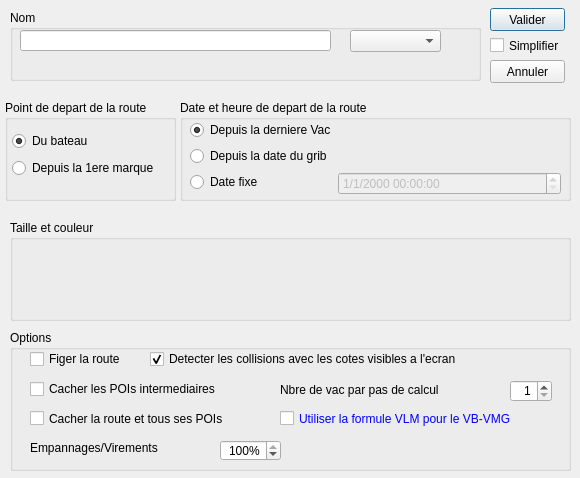
<?xml version="1.0" encoding="UTF-8"?>
<ui version="4.0">
 <class>ROUTE_Editor_ui</class>
 <widget class="QDialog" name="ROUTE_Editor_ui">
  <property name="geometry">
   <rect>
    <x>0</x>
    <y>0</y>
    <width>580</width>
    <height>478</height>
   </rect>
  </property>
  <property name="sizePolicy">
   <sizepolicy hsizetype="Preferred" vsizetype="Fixed">
    <horstretch>0</horstretch>
    <verstretch>0</verstretch>
   </sizepolicy>
  </property>
  <property name="minimumSize">
   <size>
    <width>0</width>
    <height>0</height>
   </size>
  </property>
  <property name="maximumSize">
   <size>
    <width>8000</width>
    <height>6000</height>
   </size>
  </property>
  <property name="windowTitle">
   <string notr="true">Route Parameters</string>
  </property>
  <widget class="QWidget" name="widget" native="true">
   <property name="geometry">
    <rect>
     <x>0</x>
     <y>0</y>
     <width>581</width>
     <height>471</height>
    </rect>
   </property>
   <property name="sizePolicy">
    <sizepolicy hsizetype="Fixed" vsizetype="Fixed">
     <horstretch>0</horstretch>
     <verstretch>0</verstretch>
    </sizepolicy>
   </property>
   <widget class="QGroupBox" name="groupBox">
    <property name="geometry">
     <rect>
      <x>10</x>
      <y>10</y>
      <width>471</width>
      <height>71</height>
     </rect>
    </property>
    <property name="title">
     <string>Nom</string>
    </property>
    <widget class="QLineEdit" name="editName">
     <property name="geometry">
      <rect>
       <x>10</x>
       <y>20</y>
       <width>311</width>
       <height>21</height>
      </rect>
     </property>
    </widget>
    <widget class="QComboBox" name="editBoat">
     <property name="geometry">
      <rect>
       <x>340</x>
       <y>20</y>
       <width>91</width>
       <height>22</height>
      </rect>
     </property>
    </widget>
   </widget>
   <widget class="QGroupBox" name="groupBox_5">
    <property name="geometry">
     <rect>
      <x>10</x>
      <y>330</y>
      <width>561</width>
      <height>141</height>
     </rect>
    </property>
    <property name="title">
     <string>Options</string>
    </property>
    <widget class="QCheckBox" name="editFrozen">
     <property name="geometry">
      <rect>
       <x>20</x>
       <y>20</y>
       <width>111</width>
       <height>18</height>
      </rect>
     </property>
     <property name="toolTip">
      <string/>
     </property>
     <property name="text">
      <string>Figer la route</string>
     </property>
    </widget>
    <widget class="QCheckBox" name="editCoasts">
     <property name="geometry">
      <rect>
       <x>140</x>
       <y>20</y>
       <width>411</width>
       <height>18</height>
      </rect>
     </property>
     <property name="toolTip">
      <string>Les cotes invibles a l'ecran ne sont pas prises en compte</string>
     </property>
     <property name="text">
      <string>Detecter les collisions avec les cotes visibles a l'ecran</string>
     </property>
     <property name="checked">
      <bool>true</bool>
     </property>
    </widget>
    <widget class="QCheckBox" name="hidePois">
     <property name="geometry">
      <rect>
       <x>20</x>
       <y>50</y>
       <width>221</width>
       <height>18</height>
      </rect>
     </property>
     <property name="text">
      <string>Cacher les POIs intermediaires</string>
     </property>
    </widget>
    <widget class="QSpinBox" name="vacStep">
     <property name="geometry">
      <rect>
       <x>500</x>
       <y>50</y>
       <width>42</width>
       <height>22</height>
      </rect>
     </property>
     <property name="alignment">
      <set>Qt::AlignRight|Qt::AlignTrailing|Qt::AlignVCenter</set>
     </property>
     <property name="minimum">
      <number>1</number>
     </property>
    </widget>
    <widget class="QLabel" name="label">
     <property name="geometry">
      <rect>
       <x>270</x>
       <y>50</y>
       <width>221</width>
       <height>20</height>
      </rect>
     </property>
     <property name="text">
      <string>Nbre de vac par pas de calcul</string>
     </property>
    </widget>
    <widget class="QCheckBox" name="hidden">
     <property name="geometry">
      <rect>
       <x>20</x>
       <y>80</y>
       <width>221</width>
       <height>17</height>
      </rect>
     </property>
     <property name="text">
      <string>Cacher la route et tous ses POIs</string>
     </property>
    </widget>
    <widget class="QCheckBox" name="useVbvmgVlm">
     <property name="geometry">
      <rect>
       <x>270</x>
       <y>80</y>
       <width>281</width>
       <height>17</height>
      </rect>
     </property>
     <property name="palette">
      <palette>
       <active>
        <colorrole role="WindowText">
         <brush brushstyle="SolidPattern">
          <color alpha="255">
           <red>0</red>
           <green>0</green>
           <blue>255</blue>
          </color>
         </brush>
        </colorrole>
       </active>
       <inactive>
        <colorrole role="WindowText">
         <brush brushstyle="SolidPattern">
          <color alpha="255">
           <red>0</red>
           <green>0</green>
           <blue>255</blue>
          </color>
         </brush>
        </colorrole>
       </inactive>
       <disabled>
        <colorrole role="WindowText">
         <brush brushstyle="SolidPattern">
          <color alpha="255">
           <red>120</red>
           <green>120</green>
           <blue>120</blue>
          </color>
         </brush>
        </colorrole>
       </disabled>
      </palette>
     </property>
     <property name="text">
      <string>Utiliser la formule VLM pour le VB-VMG</string>
     </property>
    </widget>
    <widget class="QLabel" name="labelTackGybe">
     <property name="geometry">
      <rect>
       <x>20</x>
       <y>110</y>
       <width>181</width>
       <height>16</height>
      </rect>
     </property>
     <property name="text">
      <string>Empannages/Virements</string>
     </property>
    </widget>
    <widget class="QSpinBox" name="speedLossOnTack">
     <property name="geometry">
      <rect>
       <x>210</x>
       <y>110</y>
       <width>61</width>
       <height>21</height>
      </rect>
     </property>
     <property name="toolTip">
      <string>Pourcentage de la polaire a appliquer pendant une vacation</string>
     </property>
     <property name="alignment">
      <set>Qt::AlignRight|Qt::AlignTrailing|Qt::AlignVCenter</set>
     </property>
     <property name="suffix">
      <string>%</string>
     </property>
     <property name="minimum">
      <number>1</number>
     </property>
     <property name="maximum">
      <number>100</number>
     </property>
     <property name="singleStep">
      <number>10</number>
     </property>
     <property name="value">
      <number>100</number>
     </property>
    </widget>
   </widget>
   <widget class="QGroupBox" name="groupBox_3">
    <property name="geometry">
     <rect>
      <x>10</x>
      <y>220</y>
      <width>561</width>
      <height>101</height>
     </rect>
    </property>
    <property name="title">
     <string>Taille et couleur</string>
    </property>
    <widget class="QWidget" name="verticalLayoutWidget">
     <property name="geometry">
      <rect>
       <x>10</x>
       <y>20</y>
       <width>541</width>
       <height>71</height>
      </rect>
     </property>
     <layout class="QVBoxLayout" name="verticalLayout_2"/>
    </widget>
   </widget>
   <widget class="QGroupBox" name="groupBox_4">
    <property name="geometry">
     <rect>
      <x>180</x>
      <y>100</y>
      <width>391</width>
      <height>101</height>
     </rect>
    </property>
    <property name="title">
     <string>Date et heure de depart de la route</string>
    </property>
    <widget class="QWidget" name="formLayoutWidget">
     <property name="geometry">
      <rect>
       <x>10</x>
       <y>20</y>
       <width>371</width>
       <height>78</height>
      </rect>
     </property>
     <layout class="QFormLayout" name="formLayout">
      <item row="1" column="0">
       <widget class="QRadioButton" name="editGrib">
        <property name="text">
         <string>Depuis la date du grib</string>
        </property>
       </widget>
      </item>
      <item row="2" column="0">
       <widget class="QRadioButton" name="editDate">
        <property name="text">
         <string>Date fixe</string>
        </property>
       </widget>
      </item>
      <item row="2" column="1">
       <widget class="QDateTimeEdit" name="editDateBox">
        <property name="enabled">
         <bool>false</bool>
        </property>
        <property name="displayFormat">
         <string>M/d/yyyy hh:mm:ss</string>
        </property>
        <property name="timeSpec">
         <enum>Qt::UTC</enum>
        </property>
       </widget>
      </item>
      <item row="0" column="0" colspan="2">
       <widget class="QRadioButton" name="editVac">
        <property name="text">
         <string>Depuis la derniere Vac</string>
        </property>
        <property name="checked">
         <bool>true</bool>
        </property>
       </widget>
      </item>
     </layout>
    </widget>
   </widget>
   <widget class="QGroupBox" name="groupBox_2">
    <property name="geometry">
     <rect>
      <x>5</x>
      <y>100</y>
      <width>171</width>
      <height>101</height>
     </rect>
    </property>
    <property name="title">
     <string>Point de depart de la route</string>
    </property>
    <widget class="QWidget" name="layoutWidget">
     <property name="geometry">
      <rect>
       <x>7</x>
       <y>30</y>
       <width>161</width>
       <height>49</height>
      </rect>
     </property>
     <layout class="QVBoxLayout" name="verticalLayout_3">
      <item>
       <widget class="QRadioButton" name="startFromBoat">
        <property name="text">
         <string>Du bateau</string>
        </property>
        <property name="checked">
         <bool>true</bool>
        </property>
       </widget>
      </item>
      <item>
       <widget class="QRadioButton" name="startFromMark">
        <property name="text">
         <string>Depuis la 1ere marque</string>
        </property>
       </widget>
      </item>
     </layout>
    </widget>
   </widget>
   <widget class="QPushButton" name="btOk">
    <property name="geometry">
     <rect>
      <x>490</x>
      <y>8</y>
      <width>75</width>
      <height>23</height>
     </rect>
    </property>
    <property name="text">
     <string>Valider</string>
    </property>
   </widget>
   <widget class="QCheckBox" name="Simplifier">
    <property name="geometry">
     <rect>
      <x>490</x>
      <y>37</y>
      <width>91</width>
      <height>17</height>
     </rect>
    </property>
    <property name="toolTip">
     <string>Simplifie la route en supprimant les POIs qui ne changent pas l'eta finale.</string>
    </property>
    <property name="text">
     <string>Simplifier</string>
    </property>
   </widget>
   <widget class="QPushButton" name="btCancel">
    <property name="geometry">
     <rect>
      <x>490</x>
      <y>60</y>
      <width>75</width>
      <height>23</height>
     </rect>
    </property>
    <property name="text">
     <string>Annuler</string>
    </property>
   </widget>
  </widget>
 </widget>
 <tabstops>
  <tabstop>editName</tabstop>
  <tabstop>editBoat</tabstop>
  <tabstop>startFromBoat</tabstop>
  <tabstop>startFromMark</tabstop>
  <tabstop>editVac</tabstop>
  <tabstop>editGrib</tabstop>
  <tabstop>editDate</tabstop>
  <tabstop>editDateBox</tabstop>
  <tabstop>editFrozen</tabstop>
  <tabstop>editCoasts</tabstop>
  <tabstop>btOk</tabstop>
  <tabstop>btCancel</tabstop>
 </tabstops>
 <resources/>
 <connections>
  <connection>
   <sender>btOk</sender>
   <signal>clicked()</signal>
   <receiver>ROUTE_Editor_ui</receiver>
   <slot>accept()</slot>
   <hints>
    <hint type="sourcelabel">
     <x>527</x>
     <y>23</y>
    </hint>
    <hint type="destinationlabel">
     <x>285</x>
     <y>133</y>
    </hint>
   </hints>
  </connection>
  <connection>
   <sender>btCancel</sender>
   <signal>clicked()</signal>
   <receiver>ROUTE_Editor_ui</receiver>
   <slot>reject()</slot>
   <hints>
    <hint type="sourcelabel">
     <x>527</x>
     <y>54</y>
    </hint>
    <hint type="destinationlabel">
     <x>285</x>
     <y>133</y>
    </hint>
   </hints>
  </connection>
  <connection>
   <sender>editDate</sender>
   <signal>toggled(bool)</signal>
   <receiver>editDateBox</receiver>
   <slot>setEnabled(bool)</slot>
   <hints>
    <hint type="sourcelabel">
     <x>226</x>
     <y>192</y>
    </hint>
    <hint type="destinationlabel">
     <x>559</x>
     <y>193</y>
    </hint>
   </hints>
  </connection>
  <connection>
   <sender>speedLossOnTack</sender>
   <signal>valueChanged(int)</signal>
   <receiver>ROUTE_Editor_ui</receiver>
   <slot>GybeTack(int)</slot>
   <hints>
    <hint type="sourcelabel">
     <x>230</x>
     <y>450</y>
    </hint>
    <hint type="destinationlabel">
     <x>289</x>
     <y>238</y>
    </hint>
   </hints>
  </connection>
 </connections>
 <slots>
  <slot>btDeleteClicked()</slot>
  <slot>GybeTack(int)</slot>
 </slots>
</ui>
